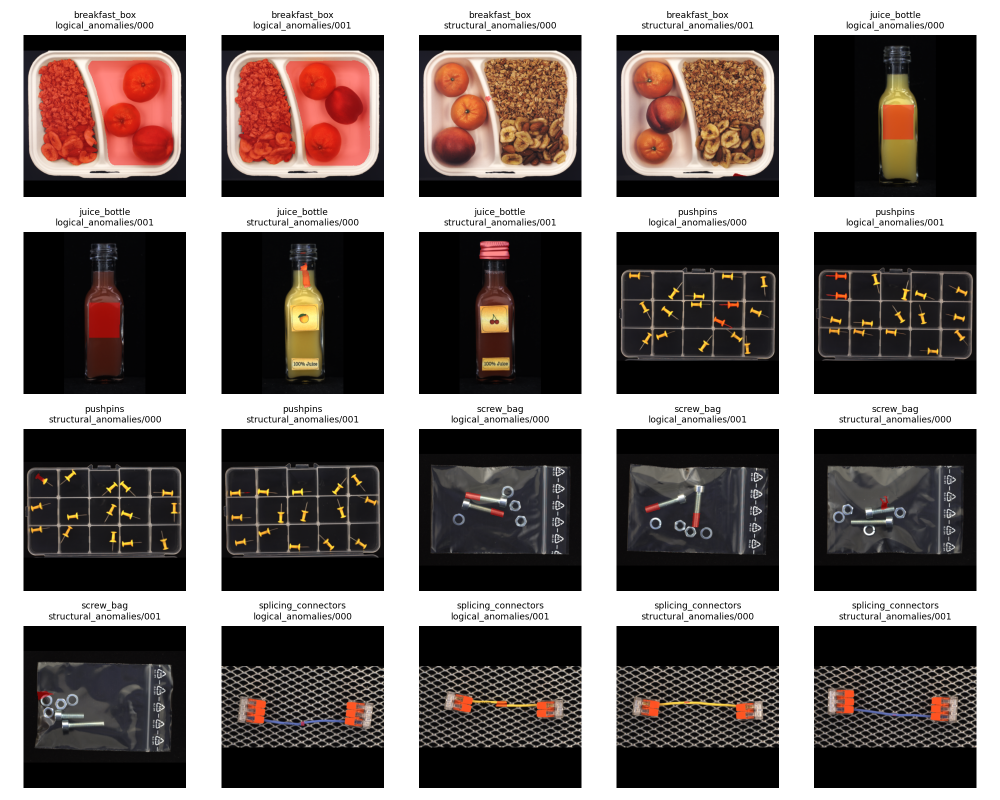
#> input picture 04_probe_results/eda_mask_overlay_cleaned.png, 2000 x 1600 px (shown at 1/2 size)
$ python -i build_product_report.py   (imports and definitions only)
#> lines starting #> are read from the running program, lines starting #| are printed output that depends on the picture
# -*- coding: utf-8 -*-
"""Build the concise 5-page LOCO Anomaly Inspector product report."""

import csv
import os
import shutil
import tempfile

from PIL import Image, ImageDraw, ImageFont
from docx import Document
from docx.enum.section import WD_SECTION
from docx.enum.table import WD_CELL_VERTICAL_ALIGNMENT, WD_TABLE_ALIGNMENT
from docx.enum.text import WD_ALIGN_PARAGRAPH
from docx.oxml import OxmlElement
from docx.oxml.ns import qn
from docx.shared import Inches, Pt, RGBColor


ROOT = os.path.dirname(os.path.dirname(os.path.abspath(__file__)))
REPORT_DIR = os.path.join(ROOT, "07_paper_draft")
DASH_DIR = os.path.join(ROOT, "09_dashboard")
EDA_DIR = os.path.join(ROOT, "04_probe_results")
METHOD_DIR = os.path.join(ROOT, "06_method_results")
OUT = os.path.join(REPORT_DIR, "Project_A_LOCO_Report_Revised.docx")

# [1 line that did not run here, left out]
# [1 line that did not run here, left out]
# [1 line that did not run here, left out]
# [1 line that did not run here, left out]
LIGHT_BLUE = "E8EEF5"
LIGHT_GREEN = "E7F4EC"
LIGHT_GREY = "F2F4F7"
TABLE_WIDTH_DXA = 9360
TABLE_INDENT_DXA = 120


# [322 lines left out: functions set_run_font, set_cell_fill, set_cell_margins, set_table_geometry, add_page_number, configure_document and 10 more, not called in this run]


def load_font(size, bold=False):
    candidates = [
        r"C:\Windows\Fonts\calibrib.ttf" if bold else r"C:\Windows\Fonts\calibri.ttf",
        r"C:\Windows\Fonts\arialbd.ttf" if bold else r"C:\Windows\Fonts\arial.ttf",
    ]
    for candidate in candidates:
        if os.path.exists(candidate):
            return ImageFont.truetype(candidate, size)
    return ImageFont.load_default()


def make_feature_snapshot(path):
    overlay_path = os.path.join(EDA_DIR, "eda_mask_overlay_cleaned.png")
    heatmap_path = os.path.join(
        METHOD_DIR,
        "GridAware_DINOv2",
        "gridaware_anomaly_maps",
        "breakfast_box_structural_anomalies_053.png",
    )
    overlay = Image.open(overlay_path).convert("RGB")
    heatmap = Image.open(heatmap_path).convert("RGB")
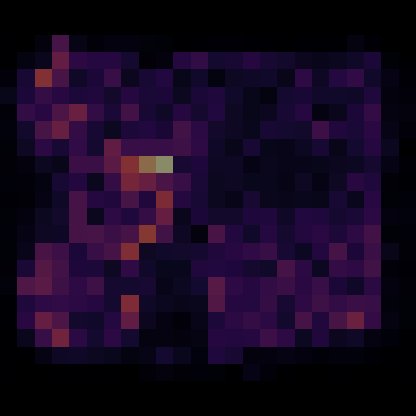
#> input picture 06_method_results/GridAware_DINOv2/gridaware_anomaly_maps/breakfast_box_structural_anomalies_053.png, 416 x 416 px

    # Use one structural example from the first row of the ground-truth overlay grid.
    cell_width = overlay.width // 5
#> cell_width = 400
    overlay_crop = overlay.crop(
        (cell_width * 2, 0, cell_width * 3, int(overlay.height * 0.28))
    )
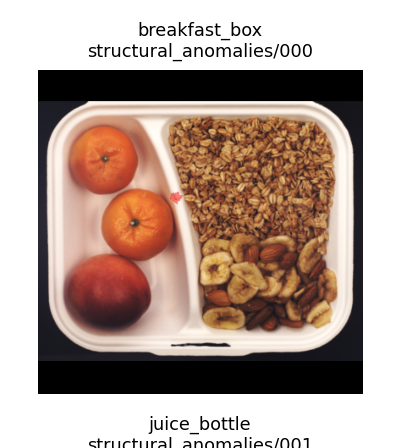
#> overlay_crop: PIL image 400x448 RGB; mean R, G, B 179.4, 159.8, 150.1
    overlay_crop.thumbnail((620, 420), Image.Resampling.LANCZOS)
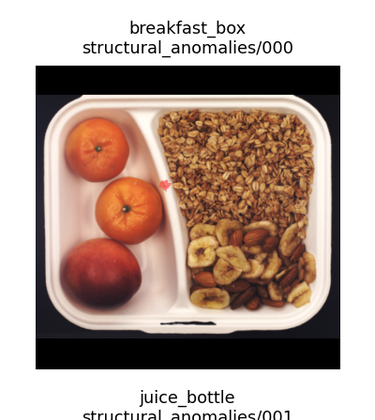
#> overlay_crop: PIL image 375x420 RGB; mean R, G, B 179.2, 159.7, 150
    heatmap = heatmap.resize((390, 390), Image.Resampling.NEAREST)
#> heatmap: PIL image 390x390 RGB

    canvas = Image.new("RGB", (1240, 500), "white")
#> canvas: PIL image 1240x500 RGB; every value is 255
    draw = ImageDraw.Draw(canvas)
    title_font = load_font(26, bold=True)
    label_font = load_font(21, bold=True)
    note_font = load_font(18)
    draw.text((620, 18), "Examples used for explanation", fill="#1F3A5F",
              font=title_font, anchor="ma")
    canvas.paste(overlay_crop, (120, 75))
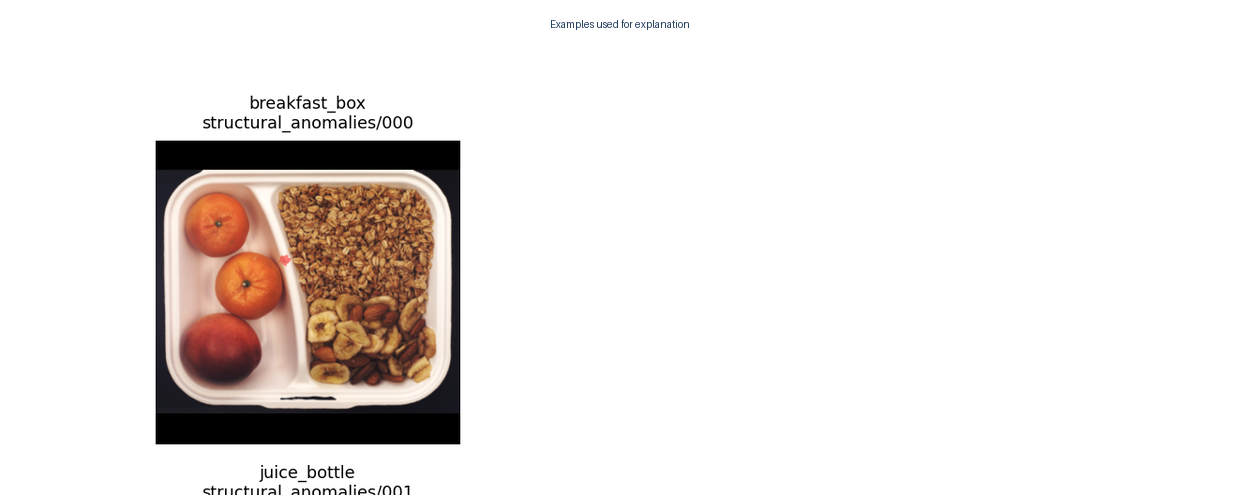
#> canvas: PIL image 1240x500 RGB; mean R, G, B 235.6, 230.7, 228.2
    canvas.paste(heatmap, (735, 75))
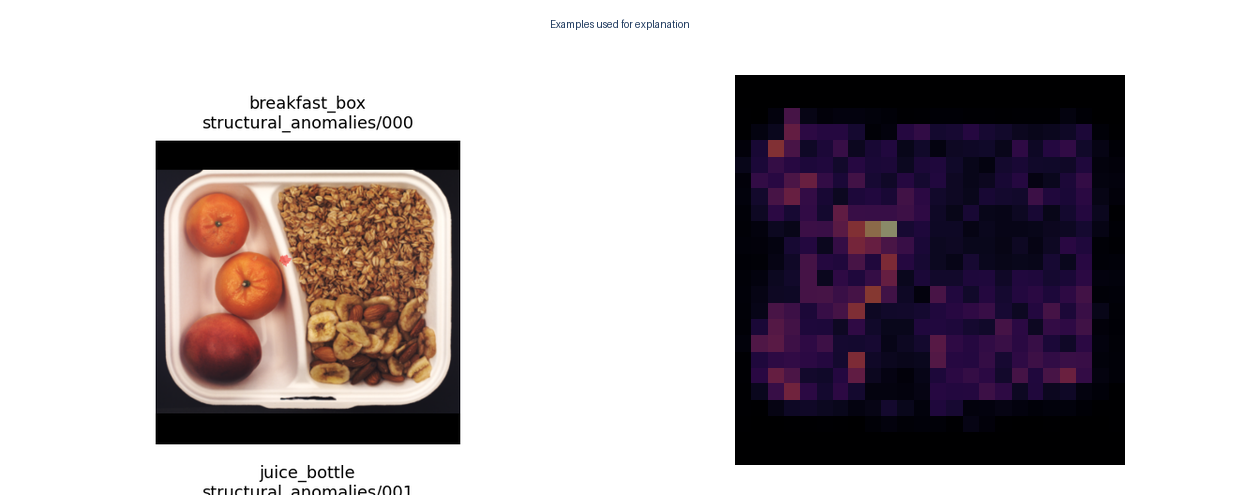
#> canvas: PIL image 1240x500 RGB; mean R, G, B 178.5, 169.9, 174
    draw.text((310, 455), "Ground-truth anomaly overlay", fill="#20252B",
              font=label_font, anchor="mm")
    draw.text((930, 455), "Region-aware model heatmap", fill="#20252B",
              font=label_font, anchor="mm")
    draw.text((620, 488), "The dashboard keeps ground truth and model output clearly separate.",
              fill="#5A6470", font=note_font, anchor="ms")
    canvas.save(path, quality=95)
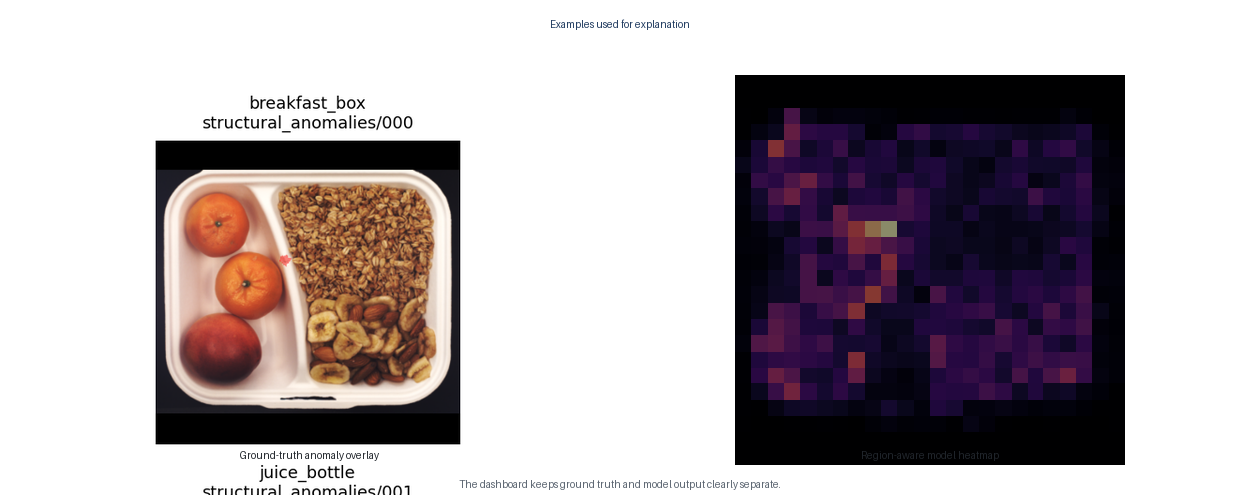
#> saved as dashboard_overview.png: PIL image 1240x500 RGB; mean R, G, B 178.2, 169.7, 173.7


# [366 lines left out: functions add_results_table, add_methods_table, build_report, not called in this run]


# [2 lines not run here, left out]

>>> result = make_feature_snapshot('LOCO_Overleaf_Report/figures/dashboard_overview.png')
